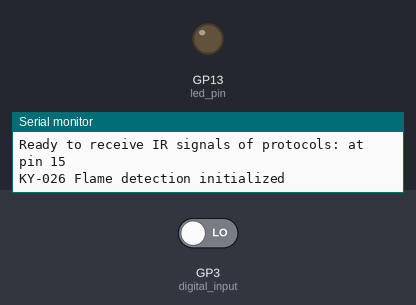
Simulated run of this sketch. Board: Raspberry Pi Pico. On the bench: output pins drawn as LEDs (lit = HIGH), the last lines printed to the serial monitor. Inputs (shaded band) come from the test bench; at power-on: GP3 (digital_input) LOW.

Above: at 1.2 s.
1.3 s: GP3 (digital_input) driven HIGH
At 2.1 s:
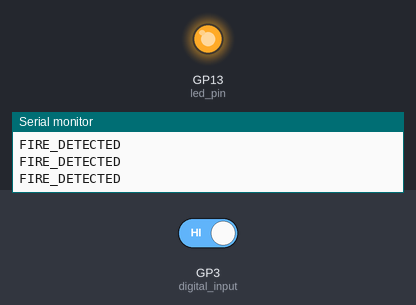
2.8 s: GP3 (digital_input) driven LOW
At 3.3 s:
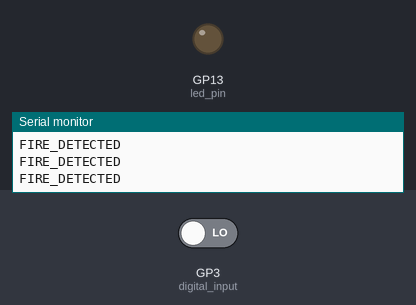
Timing chart, 0 to 5.8 s (numbered marks = the images above; inputs shaded):
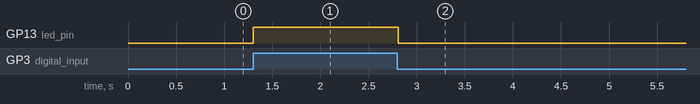

The sketch:

SimpleReceiverEdited.ino
```cpp
#include "PinDefinitionsAndMore.h"
#include <IRremote.hpp> // Include the IRremote library

int analog_input = A0; // Analog output of the flame sensor
int digital_input = 3; // Digital output of the flame sensor
int led_pin = 13;      // Pin for the LED

void setup() {
    Serial.begin(115200);
    while (!Serial)
        ; // Wait for Serial to become available. Is optimized away for some cores.

    // Initialize IR receiver
    Serial.println(F("START " __FILE__ " from " __DATE__ "\r\nUsing library version " VERSION_IRREMOTE));
    IrReceiver.begin(IR_RECEIVE_PIN, ENABLE_LED_FEEDBACK);

    Serial.print(F("Ready to receive IR signals of protocols: "));
    printActiveIRProtocols(&Serial);
    Serial.println(F("at pin " STR(IR_RECEIVE_PIN)));

    // Initialize flame sensor pins
    pinMode(analog_input, INPUT);
    pinMode(digital_input, INPUT);
    Serial.println("KY-026 Flame detection initialized");

    // Initialize LED pin
    pinMode(led_pin, OUTPUT);
    digitalWrite(led_pin, LOW); // Ensure LED is off initially
}

void loop() {
    // Check for IR signals
    if (IrReceiver.decode()) {
        if (IrReceiver.decodedIRData.protocol == UNKNOWN) {
            IrReceiver.printIRResultRawFormatted(&Serial, true);
            IrReceiver.resume(); // Preserve raw data for printing
        } else {
            IrReceiver.resume(); // Enable receiving of the next IR frame
        }

        if (IrReceiver.decodedIRData.command != NULL) {
            Serial.print("IR Command Received: 0x");
            Serial.println(IrReceiver.decodedIRData.command, HEX);
        }
    }

    // Check flame sensor digital output
    int digital_value = digitalRead(digital_input);
    if (digital_value == HIGH) {
        Serial.println("FIRE_DETECTED");
        digitalWrite(led_pin, HIGH); // Turn on the LED
    } else {
        digitalWrite(led_pin, LOW); // Turn off the LED
    }

    delay(100); // Small delay to avoid flooding the serial output
}
```

PinDefinitionsAndMore.h
```cpp
// (licence header left out)
/*
 * Pin mapping table for different platforms
 *
 * Platform     IR input    IR output   Tone      Core/Pin schema
 * --------------------------------------------------------------
 * DEFAULT/AVR  2           3           4         Arduino
 * ATtinyX5     0|PB0       4|PB4       3|PB3     ATTinyCore
 * ATtiny167    3|PA3       2|PA2       7|PA7     ATTinyCore
 * ATtiny167    9|PA3       8|PA2       5|PA7     Digispark original core
 * ATtiny84      |PB2        |PA4        |PA3     ATTinyCore
 * ATtiny88     3|PD3       4|PD4       9|PB1     ATTinyCore
 * ATtiny3217  18|PA1      19|PA2      20|PA3     MegaTinyCore
 * ATtiny1604   2           3|PA5       %
 * ATtiny816   14|PA1      16|PA3       1|PA5     MegaTinyCore
 * ATtiny1614   8|PA1      10|PA3       1|PA5     MegaTinyCore
 * SAMD21       3           4           5
 * ESP8266      14|D5       12|D6       %
 * ESP32        15          4          27
 * ESP32-C3     2           3           4
 * BluePill     PA6         PA7       PA3
 * APOLLO3      11          12          5
 * RP2040       3|GPIO15    4|GPIO16    5|GPIO17
 */
//#define _IR_MEASURE_TIMING // For debugging purposes.

#if defined(__AVR__)
#if defined(__AVR_ATtiny25__) || defined(__AVR_ATtiny45__) || defined(__AVR_ATtiny85__) // Digispark board. For use with ATTinyCore.
#include "ATtinySerialOut.hpp" // TX is at pin 2 - Available as Arduino library "ATtinySerialOut". Saves 700 bytes program memory and 70 bytes RAM for ATtinyCore.
#define IR_RECEIVE_PIN  PIN_PB0
#define IR_SEND_PIN     PIN_PB4 // Pin 2 is serial output with ATtinySerialOut. Pin 1 is internal LED and Pin3 is USB+ with pullup on Digispark board.
#define TONE_PIN        PIN_PB3
#define _IR_TIMING_TEST_PIN PIN_PB3

#  elif defined(__AVR_ATtiny87__) || defined(__AVR_ATtiny167__) // Digispark pro board
#include "ATtinySerialOut.hpp" // Available as Arduino library "ATtinySerialOut"
// For ATtiny167 Pins PB6 and PA3 are usable as interrupt source.
#  if defined(ARDUINO_AVR_DIGISPARKPRO)
// For use with Digispark original core
#define IR_RECEIVE_PIN   9 // PA3 - on Digispark board labeled as pin 9
//#define IR_RECEIVE_PIN  14 // PB6 / INT0 is connected to USB+ on DigisparkPro boards
#define IR_SEND_PIN      8 // PA2 - on Digispark board labeled as pin 8
#define TONE_PIN         5 // PA7 - on Digispark board labeled as pin 5
#define _IR_TIMING_TEST_PIN 10 // PA4
#  else
// For use with ATTinyCore
#define IR_RECEIVE_PIN  PIN_PA3 // On Digispark board labeled as pin 9 - INT0 is connected to USB+ on DigisparkPro boards
#define IR_SEND_PIN     PIN_PA2 // On Digispark board labeled as pin 8
#define TONE_PIN        PIN_PA7 // On Digispark board labeled as pin 5
#  endif

#  elif defined(__AVR_ATtiny84__) // For use with ATTinyCore
#include "ATtinySerialOut.hpp" // Available as Arduino library "ATtinySerialOut". Saves 128 bytes program memory.
#define IR_RECEIVE_PIN   PIN_PB2 // INT0
#define IR_SEND_PIN      PIN_PA4
#define TONE_PIN         PIN_PA3
#define _IR_TIMING_TEST_PIN PIN_PA5

#  elif defined(__AVR_ATtiny88__) // MH-ET Tiny88 board. For use with ATTinyCore.
#include "ATtinySerialOut.hpp" // Available as Arduino library "ATtinySerialOut". Saves 128 bytes program memory.
// Pin 6 is TX, pin 7 is RX
#define IR_RECEIVE_PIN   PIN_PD3 // 3 - INT1
#define IR_SEND_PIN      PIN_PD4 // 4
#define TONE_PIN         PIN_PB1 // 9
#define _IR_TIMING_TEST_PIN PIN_PB0 // 8

#  elif defined(__AVR_ATtiny1616__)  || defined(__AVR_ATtiny3216__) || defined(__AVR_ATtiny3217__) // For use with megaTinyCore
// Tiny Core Dev board
// https://www.tindie.com/products/xkimi/tiny-core-16-dev-board-attiny1616/ - Out of Stock
// https://www.tindie.com/products/xkimi/tiny-core-32-dev-board-attiny3217/ - Out of Stock
#define IR_RECEIVE_PIN   PIN_PA1 // use 18 instead of PIN_PA1 for TinyCore32
#define IR_SEND_PIN      PIN_PA2 // 19
#define TONE_PIN         PIN_PA3 // 20
#define APPLICATION_PIN  PIN_PA0 // 0
#undef LED_BUILTIN               // No LED available on the TinyCore 32 board, take the one on the programming board which is connected to the DAC output
#define LED_BUILTIN      PIN_PA6 // use 2 instead of PIN_PA6 for TinyCore32

#  elif defined(__AVR_ATtiny816__) // For use with megaTinyCore
#define IR_RECEIVE_PIN  PIN_PA1 // 14
#define IR_SEND_PIN     PIN_PA1 // 16
#define TONE_PIN        PIN_PA5 // 1
#define APPLICATION_PIN PIN_PA4 // 0
#undef LED_BUILTIN              // No LED available, take the one which is connected to the DAC output
#define LED_BUILTIN     PIN_PB5 // 4

#  elif defined(__AVR_ATtiny1614__) // For use with megaTinyCore
#define IR_RECEIVE_PIN   PIN_PA1 // 8
#define IR_SEND_PIN      PIN_PA3 // 10
#define TONE_PIN         PIN_PA5 // 1
#define APPLICATION_PIN  PIN_PA4 // 0

#  elif defined(__AVR_ATtiny1604__) // For use with megaTinyCore
#define IR_RECEIVE_PIN   PIN_PA6 // 2 - To be compatible with interrupt example, pin 2 is chosen here.
#define IR_SEND_PIN      PIN_PA7 // 3
#define APPLICATION_PIN  PIN_PB2 // 5

#define tone(...) void()      // Define as void, since TCB0_INT_vect is also used by tone()
#define noTone(a) void()
#define TONE_PIN         42 // Dummy for examples using it

#  elif defined(__AVR_ATmega1284__) || defined(__AVR_ATmega1284P__) \
|| defined(__AVR_ATmega644__) || defined(__AVR_ATmega644P__) \
|| defined(__AVR_ATmega324P__) || defined(__AVR_ATmega324A__) \
|| defined(__AVR_ATmega324PA__) || defined(__AVR_ATmega164A__) \
|| defined(__AVR_ATmega164P__) || defined(__AVR_ATmega32__) \
|| defined(__AVR_ATmega16__) || defined(__AVR_ATmega8535__) \
|| defined(__AVR_ATmega64__) || defined(__AVR_ATmega128__) \
|| defined(__AVR_ATmega1281__) || defined(__AVR_ATmega2561__) \
|| defined(__AVR_ATmega8515__) || defined(__AVR_ATmega162__)
#define IR_RECEIVE_PIN      2
#define IR_SEND_PIN        13
#define TONE_PIN            4
#define APPLICATION_PIN     5
#define ALTERNATIVE_IR_FEEDBACK_LED_PIN 6 // E.g. used for examples which use LED_BUILDIN for example output.
#define _IR_TIMING_TEST_PIN 7

#  else // Default as for ATmega328 like on Uno, Nano, Leonardo, Teensy 2.0 etc.
#define IR_RECEIVE_PIN      2 // To be compatible with interrupt example, pin 2 is chosen here.
#define IR_SEND_PIN         3
#define TONE_PIN            4
#define APPLICATION_PIN     5
#define ALTERNATIVE_IR_FEEDBACK_LED_PIN 6 // E.g. used for examples which use LED_BUILDIN for example output.
#define _IR_TIMING_TEST_PIN 7

#    if defined(ARDUINO_AVR_PROMICRO) // Sparkfun Pro Micro is __AVR_ATmega32U4__ but has different external circuit
// We have no built in LED at pin 13 -> reuse RX LED
#undef LED_BUILTIN
#define LED_BUILTIN         LED_BUILTIN_RX
#    endif
#  endif // defined(__AVR_ATtiny25__)...

#elif defined(ARDUINO_ARCH_RENESAS_UNO) // Uno R4
// To be compatible with Uno R3.
#define IR_RECEIVE_PIN      2
#define IR_SEND_PIN         3
#define TONE_PIN            4
#define APPLICATION_PIN     5
#define ALTERNATIVE_IR_FEEDBACK_LED_PIN 6 // E.g. used for examples which use LED_BUILDIN for example output.
#define _IR_TIMING_TEST_PIN 7

#elif defined(ESP8266)
#define FEEDBACK_LED_IS_ACTIVE_LOW // The LED on my board (D4) is active LOW
#define IR_RECEIVE_PIN          14 // D5
#define IR_SEND_PIN             12 // D6 - D4/pin 2 is internal LED
#define _IR_TIMING_TEST_PIN      2 // D4
#define APPLICATION_PIN         13 // D7

#define tone(...) void()      // tone() inhibits receive timer
#define noTone(a) void()
#define TONE_PIN                42 // Dummy for examples using it#

#elif defined(ARDUINO_NOLOGO_ESP32C3_SUPER_MINI)
#define FEEDBACK_LED_IS_ACTIVE_LOW // The LED on my board (D8) is active LOW
#define IR_RECEIVE_PIN           2
#define IR_SEND_PIN              3
#define TONE_PIN                 4
#define APPLICATION_PIN         10

#elif defined(CONFIG_IDF_TARGET_ESP32C3) || defined(ARDUINO_ESP32C3_DEV)
#define NO_LED_FEEDBACK_CODE   // The  WS2812 on pin 8 of AI-C3 board crashes if used as receive feedback LED, other I/O pins are working...
#define IR_RECEIVE_PIN           6
#define IR_SEND_PIN              7
#define TONE_PIN                10
#define APPLICATION_PIN         18

#elif defined(ESP32)
#include <Arduino.h>

// tone() is included in ESP32 core since 2.0.2
#if !defined(ESP_ARDUINO_VERSION_VAL)
#define ESP_ARDUINO_VERSION_VAL(major, minor, patch) 12345678
#endif
#if ESP_ARDUINO_VERSION  <= ESP_ARDUINO_VERSION_VAL(2, 0, 2)
#define TONE_LEDC_CHANNEL        1  // Using channel 1 makes tone() independent of receiving timer -> No need to stop receiving timer.
void tone(uint8_t aPinNumber, unsigned int aFrequency){
    ledcAttachPin(aPinNumber, TONE_LEDC_CHANNEL);
    ledcWriteTone(TONE_LEDC_CHANNEL, aFrequency);
}
void tone(uint8_t aPinNumber, unsigned int aFrequency, unsigned long aDuration){
    ledcAttachPin(aPinNumber, TONE_LEDC_CHANNEL);
    ledcWriteTone(TONE_LEDC_CHANNEL, aFrequency);
    delay(aDuration);
    ledcWriteTone(TONE_LEDC_CHANNEL, 0);
}
void noTone(uint8_t aPinNumber){
    ledcWriteTone(TONE_LEDC_CHANNEL, 0);
}
#endif // ESP_ARDUINO_VERSION  <= ESP_ARDUINO_VERSION_VAL(2, 0, 2)

#define IR_RECEIVE_PIN          15  // D15
#define IR_SEND_PIN              4  // D4
#define TONE_PIN                27  // D27 25 & 26 are DAC0 and 1
#define APPLICATION_PIN         16  // RX2 pin

#elif defined(ARDUINO_ARCH_STM32) || defined(ARDUINO_ARCH_STM32F1) // BluePill
// Timer 3 blocks PA6, PA7, PB0, PB1 for use by Servo or tone()
#define IR_RECEIVE_PIN          PA6
#define IR_RECEIVE_PIN_STRING   "PA6"
#define IR_SEND_PIN             PA7
#define IR_SEND_PIN_STRING      "PA7"
#define TONE_PIN                PA3
#define _IR_TIMING_TEST_PIN     PA5
#define APPLICATION_PIN         PA2
#define APPLICATION_PIN_STRING  "PA2"
#  if defined(ARDUINO_GENERIC_STM32F103C) || defined(ARDUINO_BLUEPILL_F103C8)
// BluePill LED is active low
#define FEEDBACK_LED_IS_ACTIVE_LOW
#  endif

#elif defined(ARDUINO_ARCH_APOLLO3) // Sparkfun Apollo boards
#define IR_RECEIVE_PIN  11
#define IR_SEND_PIN     12
#define TONE_PIN         5

#elif defined(ARDUINO_ARCH_MBED) && defined(ARDUINO_ARCH_MBED_NANO) // Arduino Nano 33 BLE and Arduino Nano Connect layout for MBED
// Must be before ARDUINO_ARCH_RP2040, since it is the layout for the MBED core of Arduino Nano Connect
#define IR_RECEIVE_PIN      3   // GPIO15 Start with pin 3 since pin 2|GPIO25 is connected to LED on Pi pico
#define IR_SEND_PIN         4   // GPIO16
#define TONE_PIN            5
#define APPLICATION_PIN     6
#define ALTERNATIVE_IR_FEEDBACK_LED_PIN 7 // E.g. used for examples which use LED_BUILDIN for example output.
#define _IR_TIMING_TEST_PIN 8

#elif defined(ARDUINO_ARCH_RP2040) // Arduino Nano Connect, Pi Pico with arduino-pico core https://github.com/earlephilhower/arduino-pico
#define IR_RECEIVE_PIN      15  // GPIO15 to be compatible with the Arduino Nano RP2040 Connect (pin3)
#define IR_SEND_PIN         16  // GPIO16
#define TONE_PIN            17
#define APPLICATION_PIN     18
#define ALTERNATIVE_IR_FEEDBACK_LED_PIN 19 // E.g. used for examples which use LED_BUILDIN for example output.
#define _IR_TIMING_TEST_PIN 20

// If you program the Nano RP2040 Connect with this core, then you must redefine LED_BUILTIN
// and use the external reset with 1 kOhm to ground to enter UF2 mode
#undef LED_BUILTIN
#define LED_BUILTIN          6

#elif defined(PARTICLE) // !!!UNTESTED!!!
#define IR_RECEIVE_PIN      A4
#define IR_SEND_PIN         A5 // Particle supports multiple pins

#define LED_BUILTIN         D7

/*
 * 4 times the same (default) layout for easy adaption in the future
 */
#elif defined(TEENSYDUINO) // Teensy 2.0 is handled at default for ATmega328 like on Uno, Nano, Leonardo etc.
#define IR_RECEIVE_PIN      2
#define IR_SEND_PIN         3
#define TONE_PIN            4
#define APPLICATION_PIN     5
#define ALTERNATIVE_IR_FEEDBACK_LED_PIN 6 // E.g. used for examples which use LED_BUILDIN for example output.
#define _IR_TIMING_TEST_PIN 7

#elif defined(ARDUINO_ARCH_MBED) // Arduino Nano 33 BLE
#define IR_RECEIVE_PIN      2
#define IR_SEND_PIN         3
#define TONE_PIN            4
#define APPLICATION_PIN     5
#define ALTERNATIVE_IR_FEEDBACK_LED_PIN 6 // E.g. used for examples which use LED_BUILDIN for example output.
#define _IR_TIMING_TEST_PIN 7

#elif defined(ARDUINO_ARCH_SAMD) || defined(ARDUINO_ARCH_SAM)
#define IR_RECEIVE_PIN      2
#define IR_SEND_PIN         3
#define TONE_PIN            4
#define APPLICATION_PIN     5
#define ALTERNATIVE_IR_FEEDBACK_LED_PIN 6 // E.g. used for examples which use LED_BUILDIN for example output.
#define _IR_TIMING_TEST_PIN 7

#if !defined(ARDUINO_SAMD_ADAFRUIT) && !defined(ARDUINO_SEEED_XIAO_M0)
// On the Zero and others we switch explicitly to SerialUSB
#define Serial SerialUSB
#endif

// Definitions for the Chinese SAMD21 M0-Mini clone, which has no led connected to D13/PA17.
// Attention!!! D2 and D4 are swapped on these boards!!!
// If you connect the LED, it is on pin 24/PB11. In this case activate the next two lines.
//#undef LED_BUILTIN
//#define LED_BUILTIN 24 // PB11
// As an alternative you can choose pin 25, it is the RX-LED pin (PB03), but active low.In this case activate the next 3 lines.
//#undef LED_BUILTIN
//#define LED_BUILTIN 25 // PB03
//#define FEEDBACK_LED_IS_ACTIVE_LOW // The RX LED on the M0-Mini is active LOW

#elif defined (NRF51) // BBC micro:bit
#define IR_RECEIVE_PIN      2
#define IR_SEND_PIN         3
#define APPLICATION_PIN     1
#define _IR_TIMING_TEST_PIN 4

#define tone(...) void()    // no tone() available
#define noTone(a) void()
#define TONE_PIN           42 // Dummy for examples using it

#else
#warning Board / CPU is not detected using pre-processor symbols -> using default values, which may not fit. Please extend PinDefinitionsAndMore.h.
// Default valued for unidentified boards
#define IR_RECEIVE_PIN      2
#define IR_SEND_PIN         3
#define TONE_PIN            4
#define APPLICATION_PIN     5
#define ALTERNATIVE_IR_FEEDBACK_LED_PIN 6 // E.g. used for examples which use LED_BUILDIN for example output.
#define _IR_TIMING_TEST_PIN 7
#endif // defined(ESP8266)

#if defined(ESP32) || defined(ARDUINO_ARCH_RP2040) || defined(PARTICLE) || defined(ARDUINO_ARCH_MBED)
#define SEND_PWM_BY_TIMER // We do not have pin restrictions for this CPU's, so lets use the hardware PWM for send carrier signal generation
#else
# if defined(SEND_PWM_BY_TIMER)
#undef IR_SEND_PIN // SendPin is determined by timer! This avoids warnings in IRremote.hpp and IRTimer.hpp
#  endif
#endif

#if !defined (FLASHEND)
#define FLASHEND 0xFFFF // Dummy value for platforms where FLASHEND is not defined
#endif

/*
 * Helper macro for getting a macro definition as string
 */
#if !defined(STR_HELPER)
#define STR_HELPER(x) #x
#define STR(x) STR_HELPER(x)
#endif
```

Measured:
- after the input at 1.3 s, GP13 (led_pin): LOW → HIGH at once
- after the input at 2.8 s, GP13 (led_pin): HIGH → LOW at once
